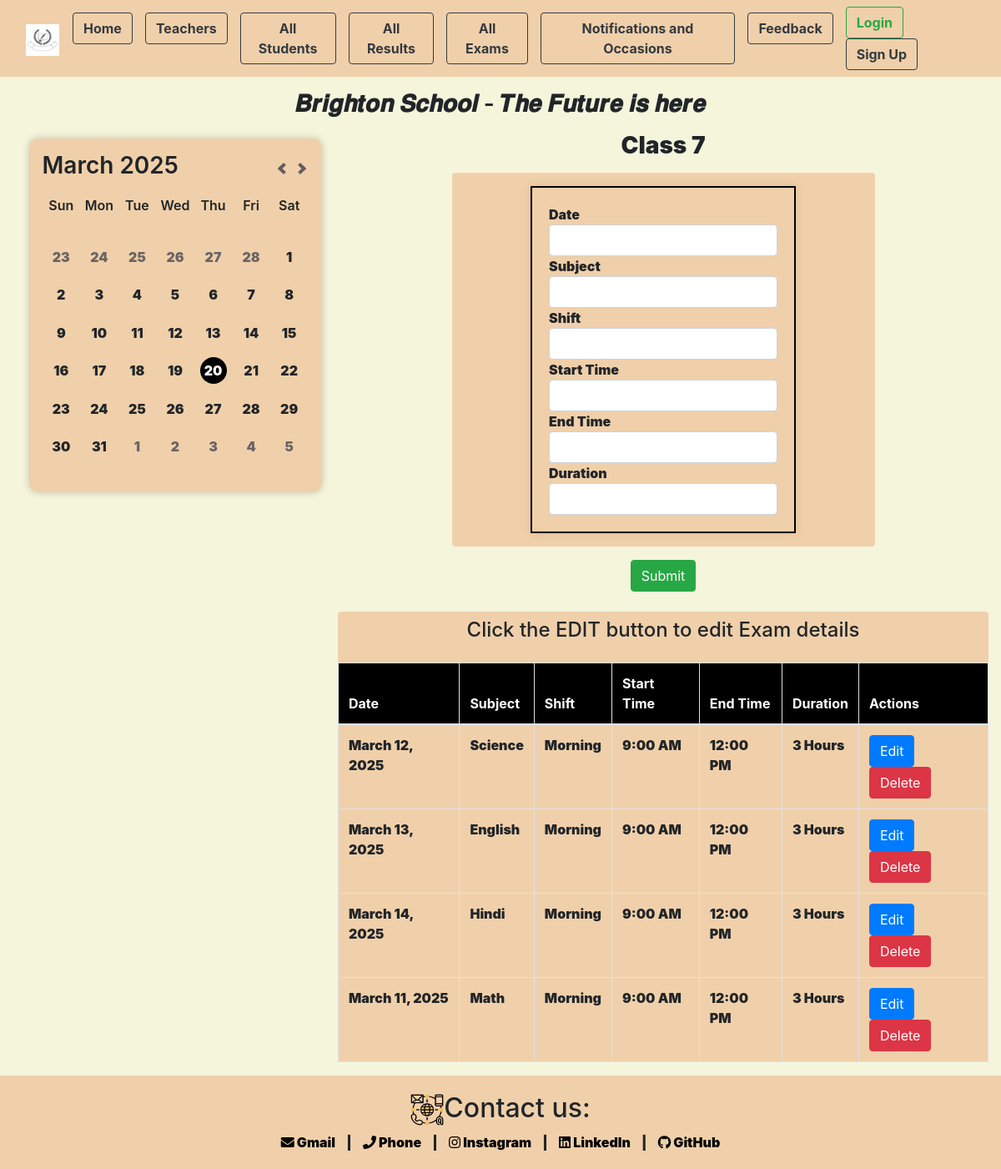
The page /class_exams/exam_seven/ on the database its author committed.
### app/models.py (models this page shows, shortened)
class all_exams(models.Model):
    exam_class_name = models.CharField(max_length=50,blank=True)
    slug=models.SlugField(max_length=200,unique=True,null=True)

class Exam(models.Model):
    exam_class_name = models.ForeignKey(all_exams, on_delete=models.CASCADE, related_name='students_exam',null=True,blank=True)
    date=models.DateField()
    subject=models.CharField(max_length=100)
    shift=models.CharField(max_length=100)
    start_time=models.CharField(max_length=20,null=True)
    end_time=models.CharField(max_length=20,null=True)
    total_time=models.CharField(max_length=20,null=True)

### app/views.py (the view, shortened to what this page needs)
# urls.py: path('class_exams/<slug:slug>/',views.class_exams,name="class_exams"),
def class_exams(request, slug):
    class_instance = get_object_or_404(all_exams, slug=slug)
    exams = Exam.objects.filter(exam_class_name=class_instance)
    form = ExamForm()
    context = {'exams': exams, 'class_instance': class_instance, 'form': form}
    return render(request, 'app/exam.html', context)

### app/forms.py
class ExamForm(forms.ModelForm):
    class Meta:
        model = Exam
        fields = ['date', 'subject', 'shift', 'start_time', 'end_time', 'total_time']

### app/templates/app/exam.html (shortened to what this page needs)
{% extends "base_template/base.html" %}
{% load static %}
{% block content %}
<div class="col-lg-8 col-md-8 col-sm-12 main-content">
    <h3 class="text-center mb-3"><strong>{{ class_instance.exam_class_name }}</strong></h3>
    <form id="studentForm" method="POST" action="{% url 'class_exams' class_instance.slug %}" novalidate>
        <div class="container row box_clr d-flex justify-content-center align-items-center mb-3 rounded p-3" style="width: 65%; margin: 0 auto;">
            <div class="box_clr" style="border: 2px solid #000; padding: 20px; box-shadow: 0 0 10px rgba(0, 0, 0, 0.1);">
                <input type="hidden" name="student_id" id="student_id" value="">Date
                <input class="text-center form-control" type="text" name="date" id="id_date" value=""><strong>Subject</strong>
                <input class="text-center form-control" type="text" name="subject" id="id_subject" value=""><strong>Shift</strong>
                <input class="text-center form-control" type="text" name="shift" id="id_shift" value=""><strong>Start Time</strong>
                <input class="text-center form-control" type="text" name="start_time" id="id_start_time" value=""><strong>End Time</strong>
                <input class="text-center form-control " type="text" name="end_time" id="id_end_time" value=""><strong>Duration</strong>
                <input class="text-center form-control" type="text" name="total_time" id="id_total_time" value=""><strong></strong>
            </div>
        </div>
        <button type="submit" class="btn btn-success" style="display: block; margin: 0 auto;">Submit</button>
        <div class="box_clr mt-4 rounded">
        <h4 class="text-center fw-bolder pt-2 pb-3">Click the EDIT button to edit Exam details</h4>
        <table class="table table-bordered">
            <thead style="font-weight: 900; background-color: black; color: white;">
                <tr>
                    <th>Date</th>
                    <th>Subject</th>
                    <th>Shift</th>
                    <th>Start Time</th>
                    <th>End Time</th>
                    <th>Duration</th>
                    <th>Actions</th>
                </tr>
            </thead>
            <tbody>
                {% for exam in exams %}
                <tr id="student-{{ exam.id }}">
                    <td>{{ exam.date }}</td>
                    <td>{{ exam.subject }}</td>
                    <td>{{ exam.shift }}</td>
                    <td>{{ exam.start_time }}</td>
                    <td>{{ exam.end_time }}</td>
                    <td>{{ exam.total_time }}</td>
                    <td>
                        <button type="button" class="btn btn-primary exam-edit-btn" data-id="{{ exam.id }}">Edit</button>
                        <button type="button" class="btn btn-danger exam-delete-btn" data-id="{{ exam.id }}">Delete</button>
                    </td>
                </tr>
                {% endfor %}
            </tbody>
        </table>
        </div>
    </form>
</div>
{% endblock content %}

### app/static/app/CSS_Files/index.css (style rules this page uses)
body { background-color: beige; }
.box_clr { background-color: rgb(240, 208, 170); }
* { padding: 0; margin: 0; }
h3 { font-weight: 600; }

### rows shown on the page
all_exams: exam_class_name "Class 7"
Exam: date "March 12, 2025", subject "Science", shift "Morning", start_time "9:00 AM", end_time "12:00 PM", total_time "3 Hours"
Exam: date "March 13, 2025", subject "English", shift "Morning", start_time "9:00 AM", end_time "12:00 PM", total_time "3 Hours"
Exam: date "March 14, 2025", subject "Hindi", shift "Morning", start_time "9:00 AM", end_time "12:00 PM", total_time "3 Hours"
Exam: date "March 11, 2025", subject "Math", shift "Morning", start_time "9:00 AM", end_time "12:00 PM", total_time "3 Hours"
